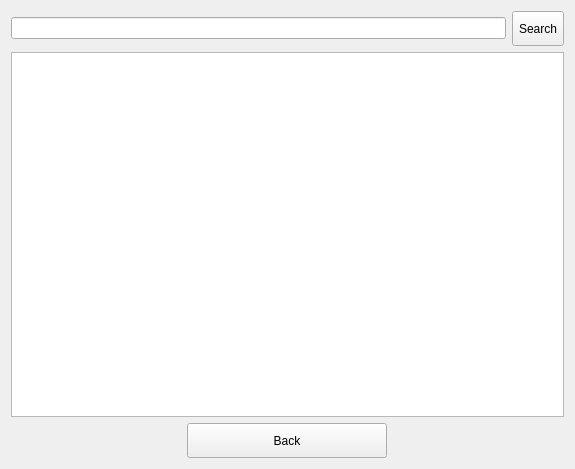
<?xml version="1.0" encoding="UTF-8"?>
<ui version="4.0">
 <class>SearchDialog</class>
 <widget class="QDialog" name="SearchDialog">
  <property name="geometry">
   <rect>
    <x>0</x>
    <y>0</y>
    <width>575</width>
    <height>469</height>
   </rect>
  </property>
  <property name="windowTitle">
   <string>Dialog</string>
  </property>
  <layout class="QGridLayout" name="gridLayout">
   <item row="0" column="0">
    <layout class="QHBoxLayout" name="horizontalLayout">
     <item>
      <widget class="QLineEdit" name="editSearchText"/>
     </item>
     <item>
      <widget class="QToolButton" name="btnSearch">
       <property name="minimumSize">
        <size>
         <width>0</width>
         <height>35</height>
        </size>
       </property>
       <property name="text">
        <string>Search</string>
       </property>
      </widget>
     </item>
    </layout>
   </item>
   <item row="1" column="0">
    <widget class="QTableWidget" name="tableSearch"/>
   </item>
   <item row="2" column="0">
    <layout class="QHBoxLayout" name="horizontalLayout_2">
     <item>
      <widget class="QToolButton" name="btnBack">
       <property name="minimumSize">
        <size>
         <width>200</width>
         <height>35</height>
        </size>
       </property>
       <property name="text">
        <string>Back</string>
       </property>
      </widget>
     </item>
    </layout>
   </item>
  </layout>
 </widget>
 <resources/>
 <connections/>
</ui>
